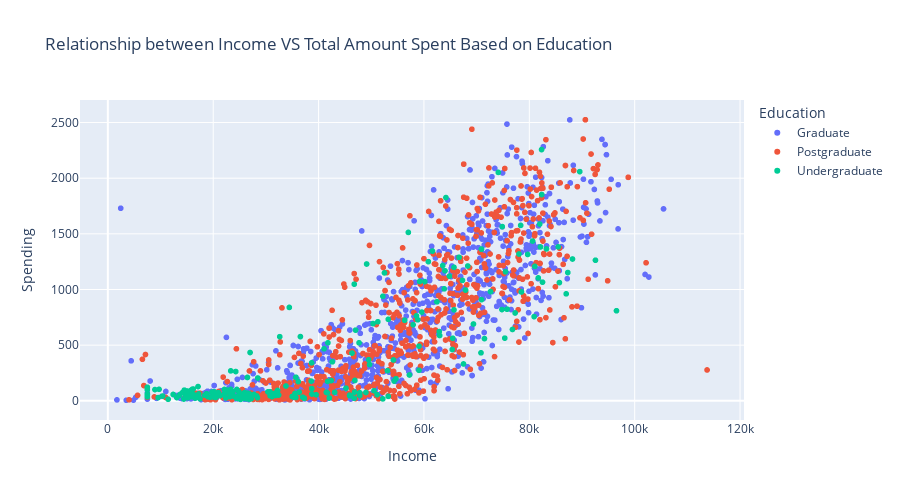

Notebook source saved alongside this figure:
### Code cell
# relationship between income, total spending and customer education
fig = px.scatter(
    data_frame=df,
    x = "Income",
    y= "Spending",
    title = "Relationship between Income VS Total Amount Spent Based on Education",
    color = "Education",
    height=500
)
fig.show()

### Figure 1 — Plotly figure (JSON) as saved in the notebook; plotly's stock layout.template omitted (floating-point values rounded to 4 significant figures; data arrays with more than 128 entries replaced by an {"elided": "..."} marker saying what was removed)
{"data": [{"hovertemplate": "Education=Graduate<br>Income=%{x}<br>Spending=%{y}<extra></extra>", "legendgroup": "Graduate", "marker": {"color": "#636efa", "symbol": "circle"}, "mode": "markers", "name": "Graduate", "showlegend": true, "type": "scattergl", "x": {"elided": "1113 int values"}, "xaxis": "x", "y": {"elided": "1113 int values"}, "yaxis": "y"}, {"hovertemplate": "Education=Postgraduate<br>Income=%{x}<br>Spending=%{y}<extra></extra>", "legendgroup": "Postgraduate", "marker": {"color": "#EF553B", "symbol": "circle"}, "mode": "markers", "name": "Postgraduate", "showlegend": true, "type": "scattergl", "x": {"elided": "840 int values"}, "xaxis": "x", "y": {"elided": "840 int values"}, "yaxis": "y"}, {"hovertemplate": "Education=Undergraduate<br>Income=%{x}<br>Spending=%{y}<extra></extra>", "legendgroup": "Undergraduate", "marker": {"color": "#00cc96", "symbol": "circle"}, "mode": "markers", "name": "Undergraduate", "showlegend": true, "type": "scattergl", "x": {"elided": "252 int values"}, "xaxis": "x", "y": {"elided": "252 int values"}, "yaxis": "y"}], "layout": {"height": 500, "legend": {"title": {"text": "Education"}, "tracegroupgap": 0}, "title": {"text": "Relationship between Income VS Total Amount Spent Based on Education"}, "xaxis": {"anchor": "y", "domain": [0, 1], "title": {"text": "Income"}}, "yaxis": {"anchor": "x", "domain": [0, 1], "title": {"text": "Spending"}}}}
